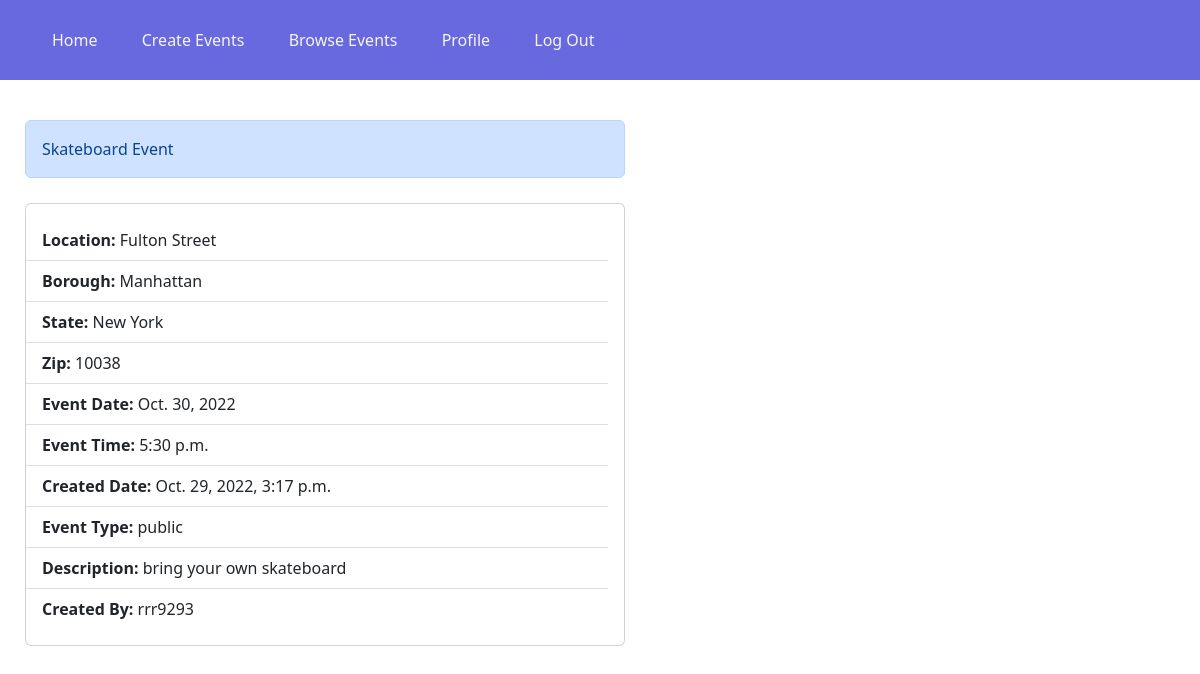
Page /events/7/ (signed in) on the committed database.
### bikingapp/models.py (models this page shows, shortened)
class Event(models.Model):
    title          = models.CharField     (max_length = 50)
    location       = models.CharField     (max_length = 200)
    borough        = models.CharField     (max_length = 20, choices=[("manhattan","Manhattan"),("queens","Queens"),("bronx","Bronx"),("staten island","Staten Island"),("brooklyn","Brooklyn")], default="Manhattan")
    date           = models.DateField     (default=timezone.now)
    time           = models.TimeField     (default=timezone.now)
    date_created   = models.DateTimeField (default=timezone.now)
    event_type     = models.CharField     (max_length = 200, choices=[("public","Public"),("private","Private")], default="Public")
    description    = models.CharField     (max_length = 500)
    created_by     = models.CharField     (max_length = 100)
    zipcode        = models.CharField     (max_length = 5,null=True)
    state          = models.CharField     (max_length = 10, default = 'New York')

### bikingapp/views.py (the view)
# urls.py: path('events/<int:id1>/', views.view_event),
def view_event(request, id1):
    obj= models.Event.objects.order_by('id').filter(id=id1)
    context= {'obj1' : obj}
    return render(request, 'view_event.html', context)

### bikingapp/templates/view_event.html (shortened to what this page needs)
<!DOCTYPE html>
<html lang="en">
<head>
    <link href="https://cdn.jsdelivr.net/npm/bootstrap@5.2.2/dist/css/bootstrap.min.css" rel="stylesheet"
>
    <link rel="stylesheet" href="https://cdn.jsdelivr.net/npm/bootstrap-icons@1.9.1/font/bootstrap-icons.css">
</head>
<body>
    {% extends 'base.html' %}
    {% block content %}
    <div style="margin-top: 120px">
        <div class="col">
            {% for obj in obj1 %}
            <div class="alert alert-primary col-lg-6" role="alert"
                style="margin-left: 25px;text-transform: capitalize;">
                {{obj.title}}
            </div>
            <div class="card col-lg-6" style="margin: 25px;">
                <ul class="list-group list-group-flush card-body">
                    <li class="list-group-item"><b>Location:</b> {{obj.location}}</li>
                    <li class="list-group-item"><b>Borough:</b> {{obj.borough}}</li>
                    <li class="list-group-item"><b>State:</b> {{obj.state}}</li>
                    <li class="list-group-item"><b>Zip:</b> {{obj.zipcode}}</li>
                    <li class="list-group-item"><b>Event Date:</b> {{obj.date}}</li>
                    <li class="list-group-item"><b>Event Time:</b> {{obj.time}}</li>
                    <li class="list-group-item"><b>Created Date:</b> {{obj.date_created}}</li>
                    <li class="list-group-item"><b>Event Type:</b> {{obj.event_type}}</li>
                    <li class="list-group-item"><b>Description:</b> {{obj.description}}</li>
                    <li class="list-group-item"><b>Created By:</b> {{obj.created_by}}</li>
                </ul>
            </div>
            {% endfor %}
        </div>
    </div>
    {% endblock content %}

### rows in the picture
Event: title "Skateboard Event", location "Fulton Street", borough "Manhattan", state "New York", zipcode "10038", date "Oct. 30, 2022", time "5:30 p.m.", date_created "Oct. 29, 2022, 3:17 p.m.", event_type "public", description "bring your own skateboard", created_by "rrr9293"
